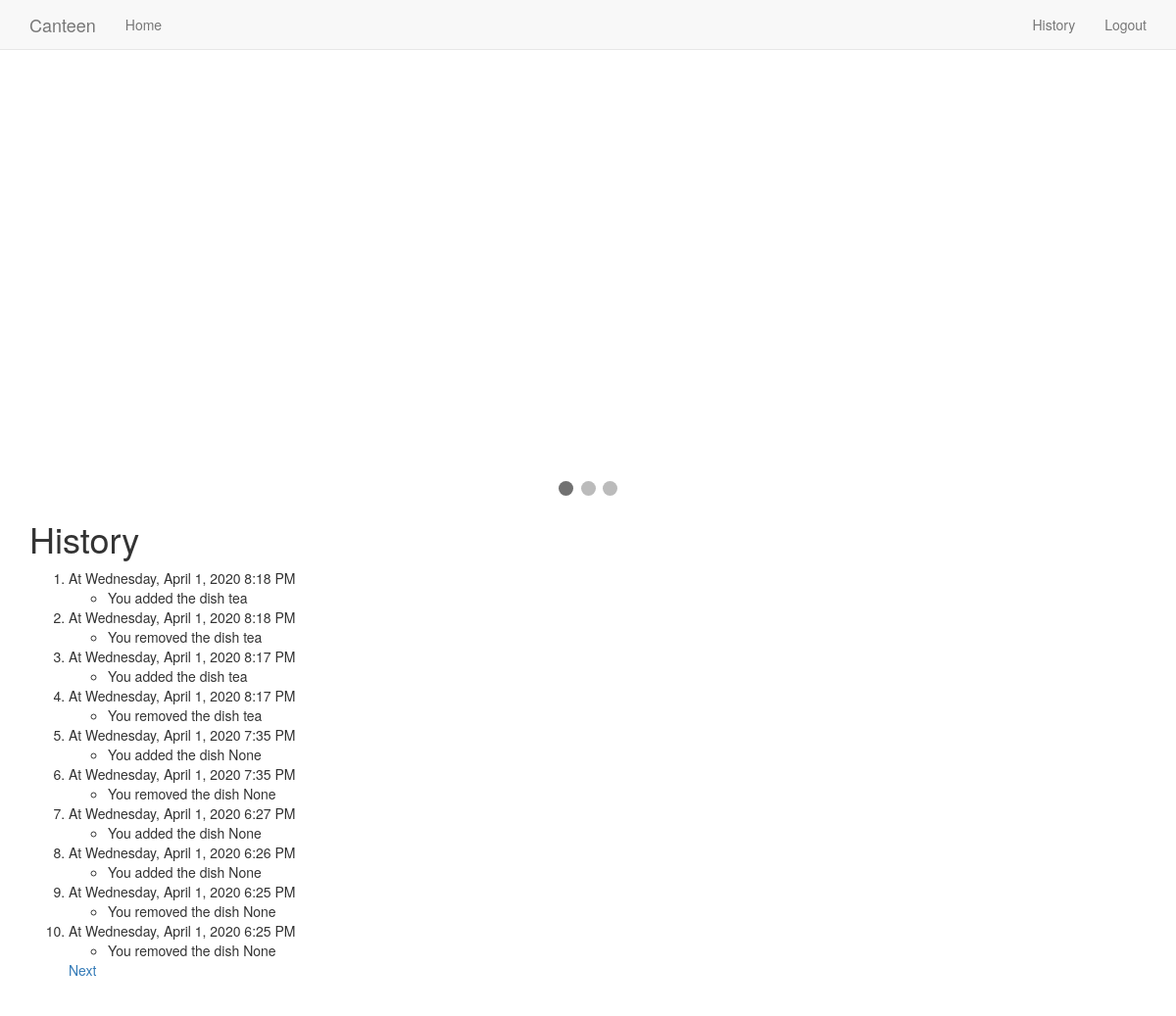
Screenshot of /history/1 (signed in) with the database file from the repository.
### app/models.py (models this page shows)
class History(db.Model):
    id = db.Column(db.Integer, primary_key=True)
    user_id = db.Column(db.Integer, db.ForeignKey('user.id'))
    timestamp = db.Column(db.DateTime, default=(datetime.now()-timedelta(minutes=330)))
    orders = db.relationship('Orders', backref='history', lazy='dynamic')
    status = db.Column(db.Integer, default=0.5)
    recent_order_id = db.Column(db.Integer, db.ForeignKey('recent_orders.id'))
    total_amount = db.Column(db.Integer, default = 0)
    dishname = db.Column(db.String(50), default='')

### app/routes.py (the view)
@app.route('/history/<start>')
@login_required
def history(start):
    L, t = [], time_correction()
    histories = History.query.filter_by(customer=current_user).all()
    for history in histories:
        if history.status != 0.5:
            orders = Orders.query.filter_by(history=history).all()
            L.append((history, orders))
    if not L:
        if current_user.username == 'admin':
            flash("You do not add any dish")
        else:
            flash("You do not order anything till now.")
        return redirect(url_for('index'))
    total = len(L)
    start = int(start)
    if start>total:
        return render_template('404.html') or 404
    if start+10<total:
        end = start+10
    else:
        end = total+1
    return render_template('history.html', title='History', L=L,
        start=start, end=end, total=total)

### app/models.py (called while the page is built)
@login.user_loader
def load_user(id):
    return User.query.get(int(id))

### app/routes.py (called while the page is built, shortened)
def time_correction():
    wait_time, t = app.config['WAIT_TIME'], 0
    recent_orders = RecentOrders.query.all()
    app.config['WAIT_TIME'] = wait_time
    db.session.commit()
    if recent_orders:
        t = (recent_order.timestamp
            + timedelta(minutes=330)
            - datetime.now()).total_seconds()
        return (t//60+1)
    return 0

### app/templates/history.html (shortened to what this page needs)
{% extends "base.html" %}
{% block app_content %}
  <h1>History</h1>
  <ol start={{ start }}>
    {% for i in range(start, end) %}
      <li>At {{ moment(L[total-i][0].timestamp).format('LLLL') }}</li>
      {% if current_user.username=='admin' %}
        <ul>
          {% if L[total-i][0].status==1 %}
            <li>You added the dish {{ L[total-i][0].dishname }}</li>
          {% else %}
            <li>You removed the dish {{ L[total-i][0].dishname }}</li>
          {% endif %}
        </ul>
      {% endif %}
    {% endfor %}
    {% if end <= (total//10)*10+1 %}
      <a href="{{ url_for('history', start=end) }}">Next</a>
    {% elif end != total+1 %}
      <a href="{{ url_for('history', start=(total//10)*10) }}">Next</a>
    {% endif %}
  </ol>
{% endblock %}

### app/templates/base.html (shortened to what this page needs)
{% extends 'bootstrap/base.html' %}
{% block head %}
  {{ super() }}
  <link rel="stylesheet" type="text/css" href="{{ url_for('static', filename='app.css') }}">
{% endblock %}
{% block navbar %}
  <nav class="navbar navbar-default navbar-fixed-top">
    <div class="container">
      <div class="navbar-header">
        <a class="navbar-brand" href="{{ url_for('index') }}">Canteen</a>
      </div>
      <div class="collapse navbar-collapse" id="bs-example-navbar-collapse-1">
        <ul class="nav navbar-nav">
          <li><a href="{{ url_for('index') }}">Home</a></li>
        </ul>
        <ul class="nav navbar-nav navbar-right">
          {% if current_user.is_anonymous %}
            <li><a href="{{ url_for('index') }}#login">Login</a></li>
          {% else %}
            <li><a href="{{ url_for('history', start=1) }}">History</a></li>
            <li><a href="{{ url_for('logout') }}">Logout</a></li>
          {% endif %}
        </ul>
      </div>
    </div>
  </nav>
{% endblock %}
{% block content %}
  <div class="container">
    <div class="slideshow-container">
    </div>
    <br>
    <div style="text-align:center">
      <span class="dot" onclick="currentSlide(1)"></span>
      <span class="dot" onclick="currentSlide(2)"></span>
      <span class="dot" onclick="currentSlide(3)"></span>
    </div>
    {% block app_content %}{% endblock %}
  </div>
{% endblock %}

### app/static/app.css (style rules this page uses)
* { box-sizing:border-box; }
body { padding-top: 70px; padding-bottom: 70px; }
.dot { cursor: pointer; height: 15px; width: 15px; margin: 0 2px; background-color: #bbb; border-radius: 50%; display: inline-block; transition: background-color 0.6s ease; }
.active { background-color: #717171; }
.slideshow-container { position: relative; margin: auto; }

### rows the page displays
History: timestamp "Wednesday, April 1, 2020 8:18 PM", dishname "tea"
History: timestamp "Wednesday, April 1, 2020 8:18 PM", dishname "tea"
History: timestamp "Wednesday, April 1, 2020 8:17 PM", dishname "tea"
History: timestamp "Wednesday, April 1, 2020 8:17 PM", dishname "tea"
History: timestamp "Wednesday, April 1, 2020 7:35 PM", dishname "None"
History: timestamp "Wednesday, April 1, 2020 7:35 PM", dishname "None"
History: timestamp "Wednesday, April 1, 2020 6:27 PM", dishname "None"
History: timestamp "Wednesday, April 1, 2020 6:26 PM", dishname "None"
History: timestamp "Wednesday, April 1, 2020 6:25 PM", dishname "None"
History: timestamp "Wednesday, April 1, 2020 6:25 PM", dishname "None"
